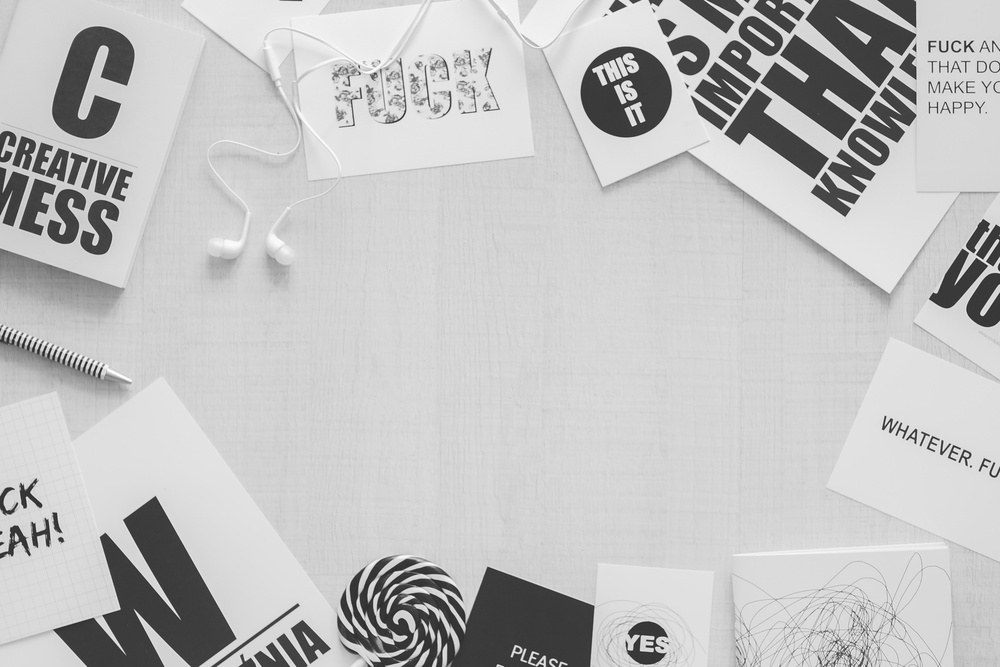
#> input picture Detecting Edges and Applying Image Filters/pexel-7.jpg, 1000 x 667 px, shrunk from 3747 x 2498 before the run
$ jupyter execute 'Detecting Edges and Applying Image Filters.ipynb'
#> lines starting #> are read from the running program, lines starting #| are printed output that depends on the picture
# BLURRING

Blurring is reffered to as averaging the pixel values in a neigborhood. This is also called a low pass filter. A low pass filter is a filter which allows low frequencies and block high frequencies.
A frequency in an image mean rate of change of pixel in an image.
A simle way to pass a low pass filter is by uniformly averaging the values in the neighborhood of a pixel. We can choose the kernel on how much we want to smoothen the image.

[cell 1]
# Sample code for blurring an image
# Importing importing the important libraries
import cv2 as cv
import numpy as np
import matplotlib.pyplot as plt

# Read in an image
image = cv.imread('pexel-7.jpg')
#> image is the input picture: shape (667, 1000, 3); min 28, max 255, mean 193.4

# Converting from BGR to RGB
image = cv.cvtColor(image, cv.COLOR_RGB2BGR)

#
plt.figure(figsize=(10,10))

# visualize your image
plt.imshow(image)

[cell 2]
rows, cols = image.shape[:2]
#> rows = 667; cols = 1000

# Generating identity kernel
kernel_identity = np.array([[0, 0, 0], [0, 1, 0], [0, 0, 0]])

# Generating a 3x3 low pass filter
kernel_3x3 = np.ones((3,3), np.float32) / 9.0

# Generating a 5x5 low pass filter
kernel_5x5 = np.ones((5,5), np.float32) /25.0

[cell 3]
# Passing the in the image , ddepth and kernel
# ddepth refers to desired depth of the destination image
# When ddepth=-1, the output image will have the same depth as the source.

kernel_identity_output = cv.filter2D(image, -1, kernel_identity)

#
plt.figure(figsize=(10,10))

# There will be no visible change in the image as shown below because it's an identity matrix
plt.imshow(kernel_identity_output)

[cell 4]
# For the 3x3
output_3x3_kernel_image = cv.filter2D(image, -1, kernel_3x3)

#
plt.figure(figsize=(10,10))

# It not obvious but it's a little blurry
plt.imshow(output_3x3_kernel_image)

[cell 5]
# for 5x5 kernel
output_5x5 = cv.filter2D(image, -1, kernel_5x5)

#
plt.figure(figsize=(10,10))

#
plt.imshow(output_5x5)

An optional way of doing this will be using the cv2.blur

[cell 6]
output = cv.blur(image, (9,9))
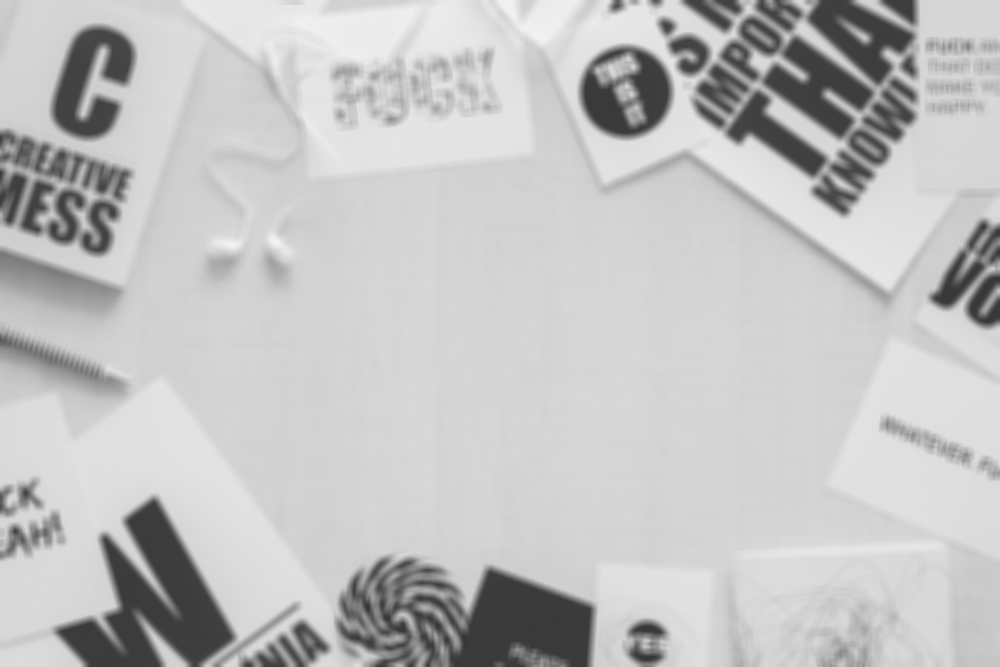
#> output: shape (667, 1000, 3); min 53, max 243, mean 193.5

plt.figure(figsize=(10, 10))

plt.imshow(output)

# Edge Detection

The process of edge detection involves detecting sharp edges in an image producing a binary image as the output. What we do is that we draw white or black lines  to indicate such egdes in an image. Edge detection is an high pass filtering operation, so we can say it the reverese of blurring where in blurring we block high frquencies and allow low frequencies, but in edgde detection we do the reverese.

[cell 7]
# Using sobel filter

img = cv.imread('soduku.jpg')
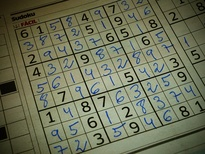
#> input picture Detecting Edges and Applying Image Filters/soduku.jpg, 205 x 154 px, shrunk from 768 x 576 before the run
#> img is the input picture: shape (154, 205, 3); mean B, G, R 88.8, 112.9, 108.9

#
img = cv.cvtColor(img, cv.COLOR_RGB2BGR)

# Converting to gray scale
image_gray = cv.cvtColor(img, cv.COLOR_BGR2GRAY)
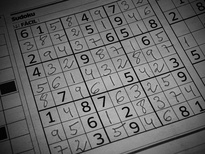
#> image_gray: shape (154, 205); min 0, max 197, mean 105.3

# This will will show only horizontal edges
sobel_horizontal = cv.Sobel(image_gray, cv.CV_64F, 1, 0, ksize=5 )
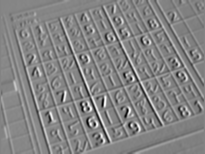
#> sobel_horizontal: shape (154, 205) float64; min -6732, max 6275, mean 17.9; drawn with min black and max white

# This will show vertical lines
sobel_vertical = cv.Sobel(image_gray, cv.CV_64F, 0, 1, ksize=5 )
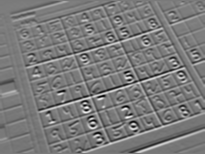
#> sobel_vertical: shape (154, 205) float64; min -6064, max 6597, mean 21.7; drawn with min black and max white

[cell 8]
# Output for sobel vertical
plt.figure(figsize=(10,10))
plt.imshow(sobel_vertical, cmap='gray')

[cell 9]
# Output for sobel horizontal
plt.figure(figsize=(10,10))
plt.imshow(sobel_horizontal, cmap='gray')

[cell 10]
# To combine both or show both combied
laplacain = cv.Laplacian(image_gray, cv.CV_64F)
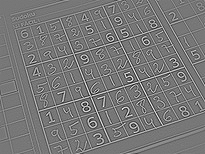
#> laplacain: shape (154, 205) float64; min -339, max 383, mean 0; drawn with min black and max white

plt.figure(figsize=(10,10))
plt.imshow(laplacain, cmap='gray')

[cell 11]
# using canny edge
canny = cv.Canny(image_gray, 50, 240)
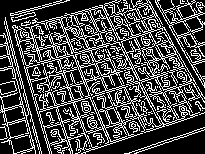
#> canny: shape (154, 205); 28.3% white in thin lines or dots

#
plt.figure(figsize=(10, 10))
plt.imshow(canny)
